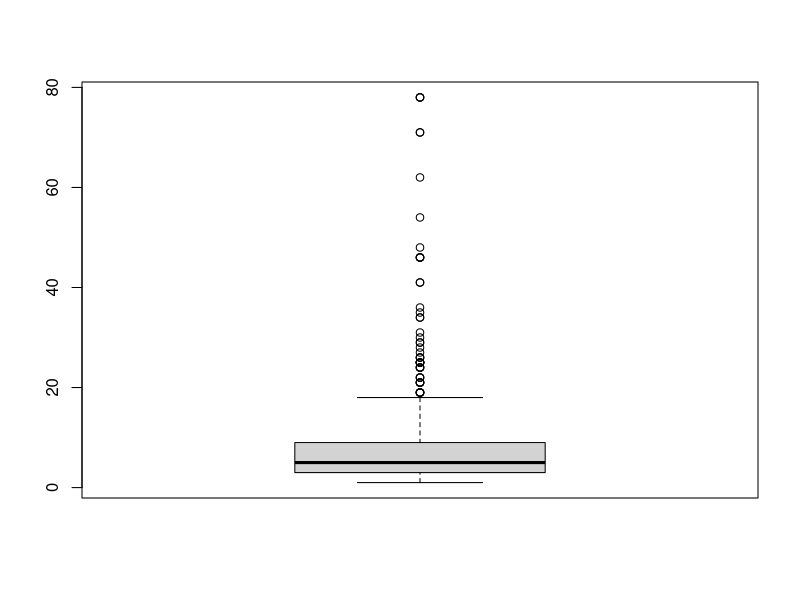

Recreate this plot in R.
## ---- chunk 1
knitr::opts_chunk$set(echo = TRUE)
## ---- chunk 2
sample_data<- read.csv("Data/sample_data.csv")
boxplot(sample_data$linkcount)
